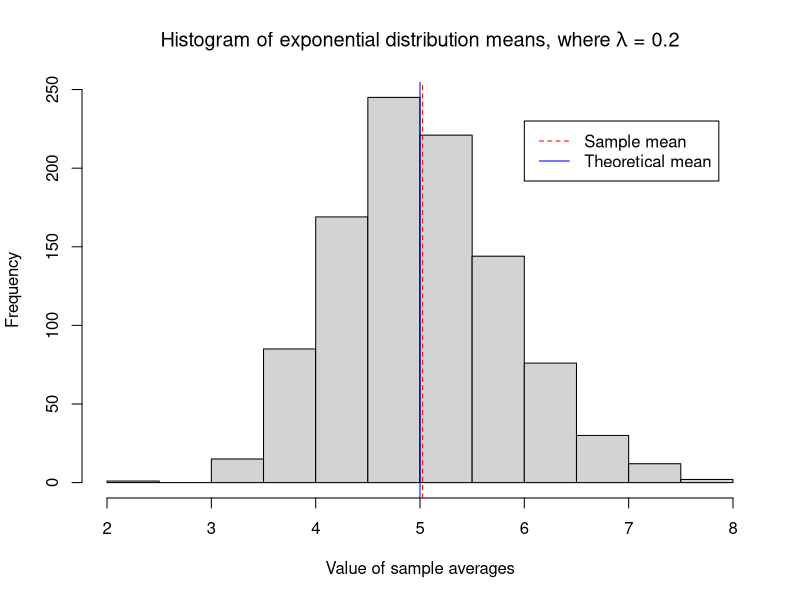
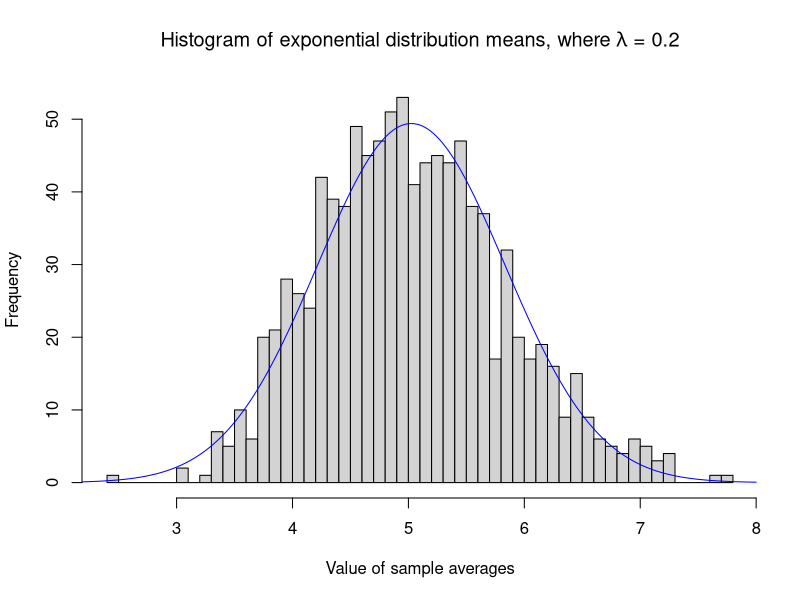
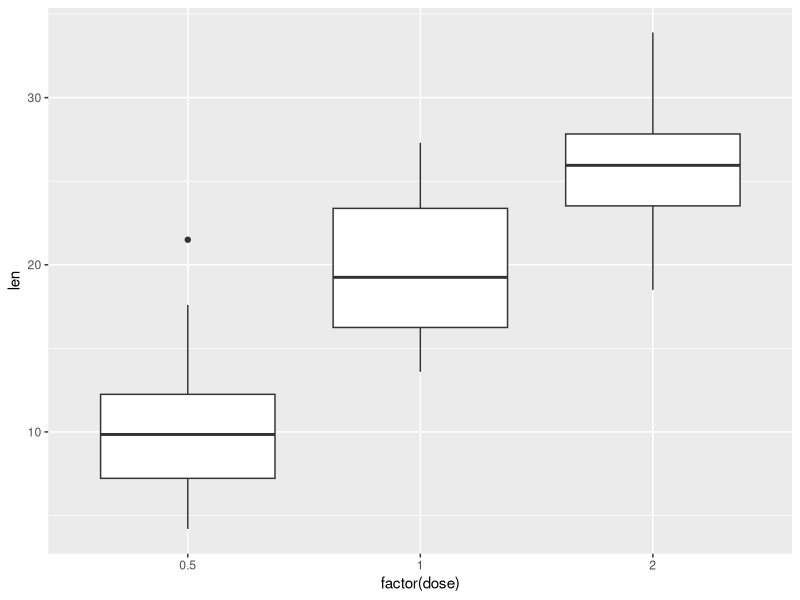
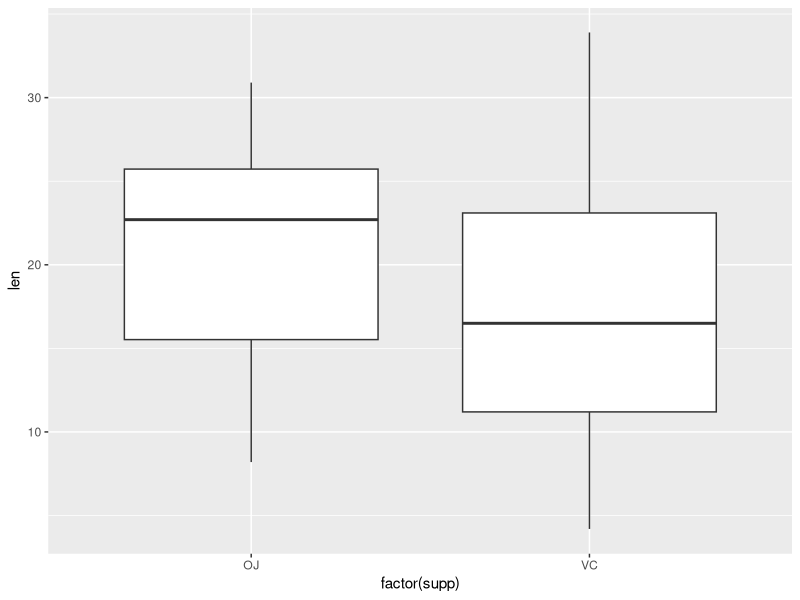
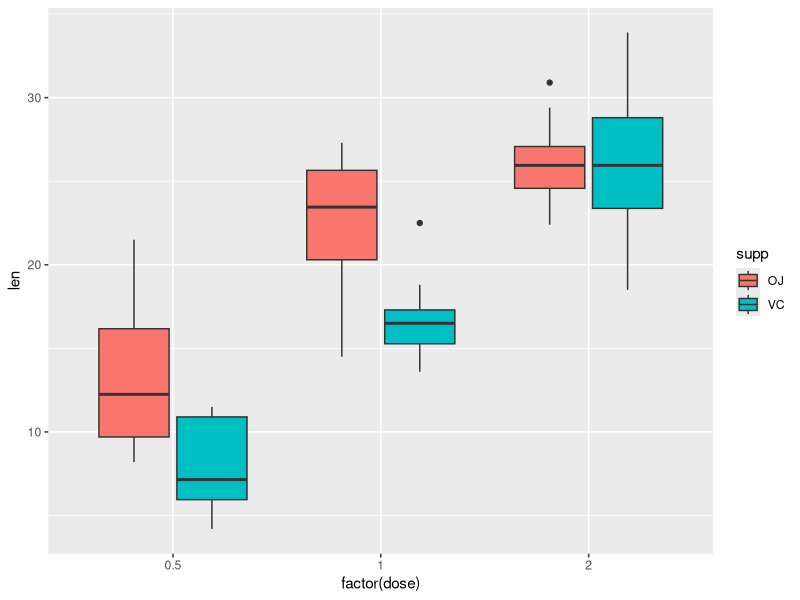

Generate these figures, in order, with R:
## ---- chunk 1
knitr::opts_chunk$set(echo = TRUE)
set.seed(4)
library(ggplot2)
library(reshape2)
## ---- chunk 2
sample_sz = 40
#Sample mean
mean(rexp(sample_sz,0.2))
#Theoretical mean
theoretical_mean=1/0.2
## ---- chunk 3
iters = 1000
lambda = 0.2
esm = NULL
for (i in 1 : iters) esm = c(esm, mean(rexp(sample_sz,lambda)))
sample_mn = mean(esm)
hist(esm, xlab = "Value of sample averages", main = expression(paste("Histogram of exponential distribution means, where ", lambda, " = 0.2")))
abline(v=sample_mn,col="red",lty=2)
abline(v=1/lambda,col="blue",lty=1)
legend(6,230,legend = c("Sample mean","Theoretical mean"),col = c("red","blue"),lty=c(2,1))
sample_mn
## ---- chunk 4
t.test(esm,mu=1/lambda)
## ---- chunk 5
#Theoretical variance
1/lambda^2
#Sample variance
var(esm)
## ---- chunk 6
#Theoretical mean variance
1/(sample_sz*lambda^2)
## ---- chunk 7
h<-hist(esm,breaks = 60, xlab = "Value of sample averages", main = expression(paste("Histogram of exponential distribution means, where ", lambda, " = 0.2")))
x<-seq(2,8,length = 1000)
norm_fit<-dnorm(x,mean=sample_mn,sd=sd(esm))
norm_fit<-norm_fit*diff(h$mids[1:2])*length(x)
lines(x,norm_fit,col = "blue",lty=1)
legend(6,230,legend = "Normal distribution",col = "blue",lty=1)

## ---- chunk 8
tg_data<-ToothGrowth

#Dataset dimentions
dim(tg_data)
#First few lines
head(tg_data)
#General review of the data
summary(tg_data)
## ---- chunk 9
#Convert dose to factor
#Plot len vs dose
p<-ggplot(data=tg_data,aes(x=factor(dose),y=len))
p+geom_boxplot()
## ---- chunk 10
t.test(c(tg_data$len[tg_data$dose==1.0]),c(tg_data$len[tg_data$dose==0.5]),alternative = "greater", paired = FALSE)
## ---- chunk 11
t.test(c(tg_data$len[tg_data$dose==1.0]),c(tg_data$len[tg_data$dose==2.0]),alternative = "less", paired = FALSE)
## ---- chunk 12
tg_temp<-tg_data
tg_temp$ones <- rep(1,nrow(tg_temp)) 
dcast(tg_temp,supp~dose,value.var = "ones",fun.aggregate = sum)
## ---- chunk 13
p<-ggplot(data=tg_data,aes(x=factor(supp),y=len))
p+geom_boxplot()
## ---- chunk 14
t.test(c(tg_data$len[tg_data$supp=="OJ"]),c(tg_data$len[tg_data$supp=="VC"]),alternative = "greater", paired = FALSE)
## ---- chunk 15
p<-ggplot(data=tg_data,aes(x=factor(dose),y=len,fill=supp))
p+geom_boxplot()
## ---- chunk 16
tg_data_2.0<-subset(tg_data,dose==2.0)
t.test(c(tg_data_2.0$len[tg_data_2.0$supp=="OJ"]),c(tg_data_2.0$len[tg_data_2.0$supp=="VC"]),alternative = "two.sided", paired = FALSE)
